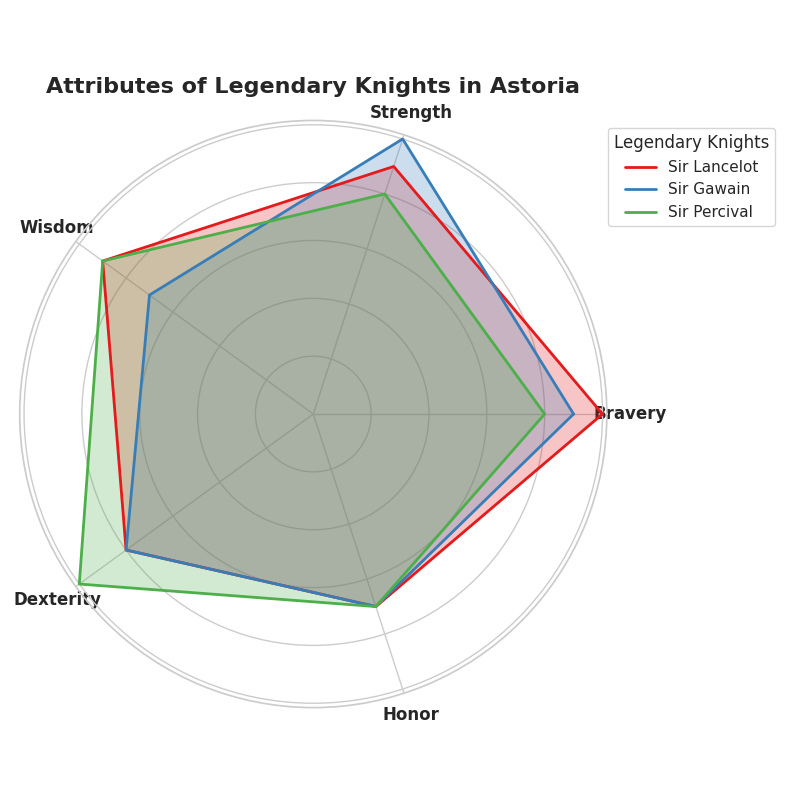

Source code (Python):
import matplotlib.pyplot as plt
import numpy as np

attributes = ['Bravery', 'Strength', 'Wisdom', 'Dexterity', 'Honor']
n_attributes = len(attributes)

lancelot = [10, 9, 9, 8, 7]
gawain = [9, 10, 7, 8, 7]
percival = [8, 8, 9, 10, 7]

lancelot += lancelot[:1]
gawain += gawain[:1]
percival += percival[:1]

angles = np.linspace(0, 2 * np.pi, n_attributes, endpoint=False).tolist()
angles += angles[:1]

fig, ax = plt.subplots(figsize=(8, 8), subplot_kw=dict(polar=True))
plt.xticks(angles[:-1], attributes, fontsize=12, fontweight='bold')

# New set of colors to replace the original ones
new_colors = ['#e41a1c', '#377eb8', '#4daf4a']

knight_names = ['Sir Lancelot', 'Sir Gawain', 'Sir Percival']
knight_data = [lancelot, gawain, percival]

for idx, knight in enumerate(knight_data):
    ax.plot(angles, knight, color=new_colors[idx], linewidth=2, linestyle='solid', label=knight_names[idx])
    ax.fill(angles, knight, color=new_colors[idx], alpha=0.25)

ax.set_yticklabels([])

plt.legend(loc='upper right', bbox_to_anchor=(1.3, 1), title='Legendary Knights')
plt.title('Attributes of Legendary Knights in Astoria', size=16, fontweight='bold', pad=20)
plt.tight_layout()
plt.show()
